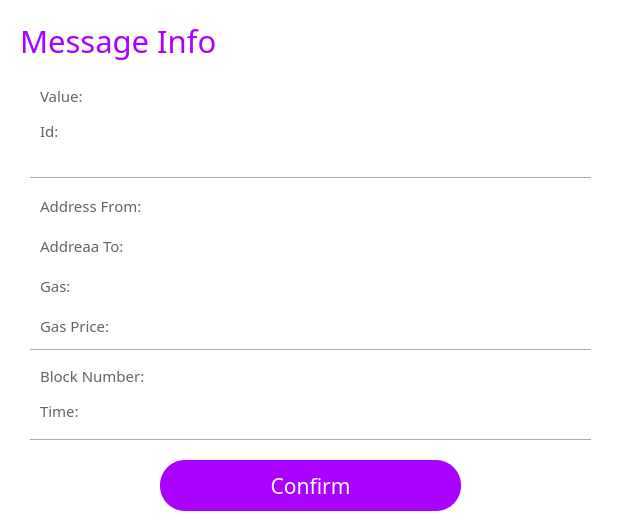
<?xml version="1.0" encoding="UTF-8"?>
<ui version="4.0">
 <class>MessForm</class>
 <widget class="QWidget" name="MessForm">
  <property name="geometry">
   <rect>
    <x>0</x>
    <y>0</y>
    <width>622</width>
    <height>527</height>
   </rect>
  </property>
  <property name="windowTitle">
   <string>Form</string>
  </property>
  <property name="styleSheet">
   <string notr="true">background-color: rgb(255, 255, 255);</string>
  </property>
  <widget class="QLabel" name="label_15">
   <property name="geometry">
    <rect>
     <x>20</x>
     <y>20</y>
     <width>231</width>
     <height>41</height>
    </rect>
   </property>
   <property name="font">
    <font>
     <family>微软雅黑</family>
     <pointsize>23</pointsize>
     <weight>50</weight>
     <bold>false</bold>
    </font>
   </property>
   <property name="styleSheet">
    <string notr="true">color: rgb(170, 0, 255);</string>
   </property>
   <property name="text">
    <string>Message Info</string>
   </property>
  </widget>
  <widget class="QPushButton" name="closeenterpsw">
   <property name="geometry">
    <rect>
     <x>580</x>
     <y>0</y>
     <width>41</width>
     <height>31</height>
    </rect>
   </property>
   <property name="text">
    <string/>
   </property>
   <property name="icon">
    <iconset>
     <normaloff>D:/wtc_py/pic/close.png</normaloff>D:/wtc_py/pic/close.png</iconset>
   </property>
   <property name="flat">
    <bool>true</bool>
   </property>
  </widget>
  <widget class="Line" name="line_38">
   <property name="geometry">
    <rect>
     <x>30</x>
     <y>170</y>
     <width>561</width>
     <height>16</height>
    </rect>
   </property>
   <property name="sizeIncrement">
    <size>
     <width>0</width>
     <height>10</height>
    </size>
   </property>
   <property name="orientation">
    <enum>Qt::Horizontal</enum>
   </property>
  </widget>
  <widget class="Line" name="line_39">
   <property name="geometry">
    <rect>
     <x>30</x>
     <y>340</y>
     <width>561</width>
     <height>20</height>
    </rect>
   </property>
   <property name="orientation">
    <enum>Qt::Horizontal</enum>
   </property>
  </widget>
  <widget class="Line" name="line_40">
   <property name="geometry">
    <rect>
     <x>30</x>
     <y>430</y>
     <width>561</width>
     <height>21</height>
    </rect>
   </property>
   <property name="orientation">
    <enum>Qt::Horizontal</enum>
   </property>
  </widget>
  <widget class="QPushButton" name="pushButton_9">
   <property name="geometry">
    <rect>
     <x>160</x>
     <y>460</y>
     <width>301</width>
     <height>51</height>
    </rect>
   </property>
   <property name="font">
    <font>
     <family>等线</family>
     <pointsize>16</pointsize>
    </font>
   </property>
   <property name="cursor">
    <cursorShape>PointingHandCursor</cursorShape>
   </property>
   <property name="styleSheet">
    <string notr="true">background-color: rgb(170, 0, 255);
color: rgb(255, 255, 255);
border-radius:25px;</string>
   </property>
   <property name="text">
    <string>Confirm</string>
   </property>
   <property name="flat">
    <bool>false</bool>
   </property>
  </widget>
  <widget class="QLabel" name="label_51">
   <property name="geometry">
    <rect>
     <x>40</x>
     <y>190</y>
     <width>111</width>
     <height>31</height>
    </rect>
   </property>
   <property name="font">
    <font>
     <family>微软雅黑</family>
     <pointsize>11</pointsize>
    </font>
   </property>
   <property name="styleSheet">
    <string notr="true">color: rgb(100, 100, 100);</string>
   </property>
   <property name="text">
    <string>Address From:</string>
   </property>
  </widget>
  <widget class="QLabel" name="label_52">
   <property name="geometry">
    <rect>
     <x>40</x>
     <y>80</y>
     <width>91</width>
     <height>31</height>
    </rect>
   </property>
   <property name="font">
    <font>
     <family>微软雅黑</family>
     <pointsize>11</pointsize>
    </font>
   </property>
   <property name="styleSheet">
    <string notr="true">color: rgb(100, 100, 100);</string>
   </property>
   <property name="text">
    <string>Value:</string>
   </property>
  </widget>
  <widget class="QLabel" name="label_53">
   <property name="geometry">
    <rect>
     <x>40</x>
     <y>120</y>
     <width>91</width>
     <height>21</height>
    </rect>
   </property>
   <property name="font">
    <font>
     <family>微软雅黑</family>
     <pointsize>11</pointsize>
    </font>
   </property>
   <property name="styleSheet">
    <string notr="true">color: rgb(100, 100, 100);</string>
   </property>
   <property name="text">
    <string>Id:</string>
   </property>
  </widget>
  <widget class="QLabel" name="label_54">
   <property name="geometry">
    <rect>
     <x>40</x>
     <y>230</y>
     <width>91</width>
     <height>31</height>
    </rect>
   </property>
   <property name="font">
    <font>
     <family>微软雅黑</family>
     <pointsize>11</pointsize>
    </font>
   </property>
   <property name="styleSheet">
    <string notr="true">color: rgb(100, 100, 100);</string>
   </property>
   <property name="text">
    <string>Addreaa To:</string>
   </property>
  </widget>
  <widget class="QLabel" name="label_55">
   <property name="geometry">
    <rect>
     <x>40</x>
     <y>270</y>
     <width>91</width>
     <height>31</height>
    </rect>
   </property>
   <property name="font">
    <font>
     <family>微软雅黑</family>
     <pointsize>11</pointsize>
    </font>
   </property>
   <property name="styleSheet">
    <string notr="true">color: rgb(100, 100, 100);</string>
   </property>
   <property name="text">
    <string>Gas:</string>
   </property>
  </widget>
  <widget class="QLabel" name="label_56">
   <property name="geometry">
    <rect>
     <x>40</x>
     <y>310</y>
     <width>91</width>
     <height>31</height>
    </rect>
   </property>
   <property name="font">
    <font>
     <family>微软雅黑</family>
     <pointsize>11</pointsize>
    </font>
   </property>
   <property name="styleSheet">
    <string notr="true">color: rgb(100, 100, 100);</string>
   </property>
   <property name="text">
    <string>Gas Price:</string>
   </property>
  </widget>
  <widget class="QLabel" name="label_57">
   <property name="geometry">
    <rect>
     <x>40</x>
     <y>400</y>
     <width>91</width>
     <height>21</height>
    </rect>
   </property>
   <property name="font">
    <font>
     <family>微软雅黑</family>
     <pointsize>11</pointsize>
    </font>
   </property>
   <property name="styleSheet">
    <string notr="true">color: rgb(100, 100, 100);</string>
   </property>
   <property name="text">
    <string>Time:</string>
   </property>
  </widget>
  <widget class="QLabel" name="label_58">
   <property name="geometry">
    <rect>
     <x>40</x>
     <y>360</y>
     <width>111</width>
     <height>31</height>
    </rect>
   </property>
   <property name="font">
    <font>
     <family>微软雅黑</family>
     <pointsize>11</pointsize>
    </font>
   </property>
   <property name="styleSheet">
    <string notr="true">color: rgb(100, 100, 100);</string>
   </property>
   <property name="text">
    <string>Block Number:</string>
   </property>
  </widget>
  <widget class="QLineEdit" name="lineEdit_7">
   <property name="geometry">
    <rect>
     <x>150</x>
     <y>190</y>
     <width>431</width>
     <height>31</height>
    </rect>
   </property>
   <property name="font">
    <font>
     <family>微软雅黑</family>
     <pointsize>11</pointsize>
    </font>
   </property>
   <property name="toolTip">
    <string/>
   </property>
   <property name="statusTip">
    <string/>
   </property>
   <property name="whatsThis">
    <string/>
   </property>
   <property name="accessibleName">
    <string/>
   </property>
   <property name="accessibleDescription">
    <string/>
   </property>
   <property name="styleSheet">
    <string notr="true">
QLineEdit[echoMode=&quot;2&quot;] {
    lineedit-password-character:42;
}
</string>
   </property>
   <property name="frame">
    <bool>false</bool>
   </property>
   <property name="echoMode">
    <enum>QLineEdit::Normal</enum>
   </property>
   <property name="placeholderText">
    <string/>
   </property>
  </widget>
  <widget class="QLineEdit" name="lineEdit_6">
   <property name="geometry">
    <rect>
     <x>150</x>
     <y>80</y>
     <width>431</width>
     <height>31</height>
    </rect>
   </property>
   <property name="font">
    <font>
     <family>微软雅黑</family>
     <pointsize>11</pointsize>
    </font>
   </property>
   <property name="toolTip">
    <string/>
   </property>
   <property name="statusTip">
    <string/>
   </property>
   <property name="whatsThis">
    <string/>
   </property>
   <property name="accessibleName">
    <string/>
   </property>
   <property name="accessibleDescription">
    <string/>
   </property>
   <property name="styleSheet">
    <string notr="true">
QLineEdit[echoMode=&quot;2&quot;] {
    lineedit-password-character:42;
}
</string>
   </property>
   <property name="frame">
    <bool>false</bool>
   </property>
   <property name="echoMode">
    <enum>QLineEdit::Normal</enum>
   </property>
  </widget>
  <widget class="QLineEdit" name="lineEdit_8">
   <property name="geometry">
    <rect>
     <x>150</x>
     <y>230</y>
     <width>431</width>
     <height>31</height>
    </rect>
   </property>
   <property name="font">
    <font>
     <family>微软雅黑</family>
     <pointsize>11</pointsize>
    </font>
   </property>
   <property name="toolTip">
    <string/>
   </property>
   <property name="statusTip">
    <string/>
   </property>
   <property name="whatsThis">
    <string/>
   </property>
   <property name="accessibleName">
    <string/>
   </property>
   <property name="accessibleDescription">
    <string/>
   </property>
   <property name="styleSheet">
    <string notr="true">
QLineEdit[echoMode=&quot;2&quot;] {
    lineedit-password-character:42;
}
</string>
   </property>
   <property name="frame">
    <bool>false</bool>
   </property>
   <property name="echoMode">
    <enum>QLineEdit::Normal</enum>
   </property>
   <property name="placeholderText">
    <string/>
   </property>
  </widget>
  <widget class="QLineEdit" name="lineEdit_9">
   <property name="geometry">
    <rect>
     <x>150</x>
     <y>270</y>
     <width>431</width>
     <height>31</height>
    </rect>
   </property>
   <property name="font">
    <font>
     <family>微软雅黑</family>
     <pointsize>11</pointsize>
    </font>
   </property>
   <property name="toolTip">
    <string/>
   </property>
   <property name="statusTip">
    <string/>
   </property>
   <property name="whatsThis">
    <string/>
   </property>
   <property name="accessibleName">
    <string/>
   </property>
   <property name="accessibleDescription">
    <string/>
   </property>
   <property name="styleSheet">
    <string notr="true">
QLineEdit[echoMode=&quot;2&quot;] {
    lineedit-password-character:42;
}
</string>
   </property>
   <property name="frame">
    <bool>false</bool>
   </property>
   <property name="echoMode">
    <enum>QLineEdit::Normal</enum>
   </property>
   <property name="placeholderText">
    <string/>
   </property>
  </widget>
  <widget class="QLineEdit" name="lineEdit_10">
   <property name="geometry">
    <rect>
     <x>150</x>
     <y>310</y>
     <width>431</width>
     <height>31</height>
    </rect>
   </property>
   <property name="font">
    <font>
     <family>微软雅黑</family>
     <pointsize>11</pointsize>
    </font>
   </property>
   <property name="toolTip">
    <string/>
   </property>
   <property name="statusTip">
    <string/>
   </property>
   <property name="whatsThis">
    <string/>
   </property>
   <property name="accessibleName">
    <string/>
   </property>
   <property name="accessibleDescription">
    <string/>
   </property>
   <property name="styleSheet">
    <string notr="true">
QLineEdit[echoMode=&quot;2&quot;] {
    lineedit-password-character:42;
}
</string>
   </property>
   <property name="frame">
    <bool>false</bool>
   </property>
   <property name="echoMode">
    <enum>QLineEdit::Normal</enum>
   </property>
   <property name="placeholderText">
    <string/>
   </property>
  </widget>
  <widget class="QTextEdit" name="textEdit">
   <property name="geometry">
    <rect>
     <x>150</x>
     <y>120</y>
     <width>431</width>
     <height>51</height>
    </rect>
   </property>
   <property name="font">
    <font>
     <family>微软雅黑</family>
     <pointsize>11</pointsize>
    </font>
   </property>
   <property name="frameShape">
    <enum>QFrame::NoFrame</enum>
   </property>
   <property name="frameShadow">
    <enum>QFrame::Plain</enum>
   </property>
  </widget>
  <widget class="QLineEdit" name="lineEdit_11">
   <property name="geometry">
    <rect>
     <x>150</x>
     <y>400</y>
     <width>431</width>
     <height>31</height>
    </rect>
   </property>
   <property name="font">
    <font>
     <family>微软雅黑</family>
     <pointsize>11</pointsize>
    </font>
   </property>
   <property name="toolTip">
    <string/>
   </property>
   <property name="statusTip">
    <string/>
   </property>
   <property name="whatsThis">
    <string/>
   </property>
   <property name="accessibleName">
    <string/>
   </property>
   <property name="accessibleDescription">
    <string/>
   </property>
   <property name="styleSheet">
    <string notr="true">
QLineEdit[echoMode=&quot;2&quot;] {
    lineedit-password-character:42;
}
</string>
   </property>
   <property name="frame">
    <bool>false</bool>
   </property>
   <property name="echoMode">
    <enum>QLineEdit::Normal</enum>
   </property>
   <property name="placeholderText">
    <string/>
   </property>
  </widget>
  <widget class="QLineEdit" name="lineEdit_12">
   <property name="geometry">
    <rect>
     <x>150</x>
     <y>360</y>
     <width>431</width>
     <height>31</height>
    </rect>
   </property>
   <property name="font">
    <font>
     <family>微软雅黑</family>
     <pointsize>11</pointsize>
    </font>
   </property>
   <property name="toolTip">
    <string/>
   </property>
   <property name="statusTip">
    <string/>
   </property>
   <property name="whatsThis">
    <string/>
   </property>
   <property name="accessibleName">
    <string/>
   </property>
   <property name="accessibleDescription">
    <string/>
   </property>
   <property name="styleSheet">
    <string notr="true">
QLineEdit[echoMode=&quot;2&quot;] {
    lineedit-password-character:42;
}
</string>
   </property>
   <property name="frame">
    <bool>false</bool>
   </property>
   <property name="echoMode">
    <enum>QLineEdit::Normal</enum>
   </property>
   <property name="placeholderText">
    <string/>
   </property>
  </widget>
 </widget>
 <resources/>
 <connections/>
</ui>
